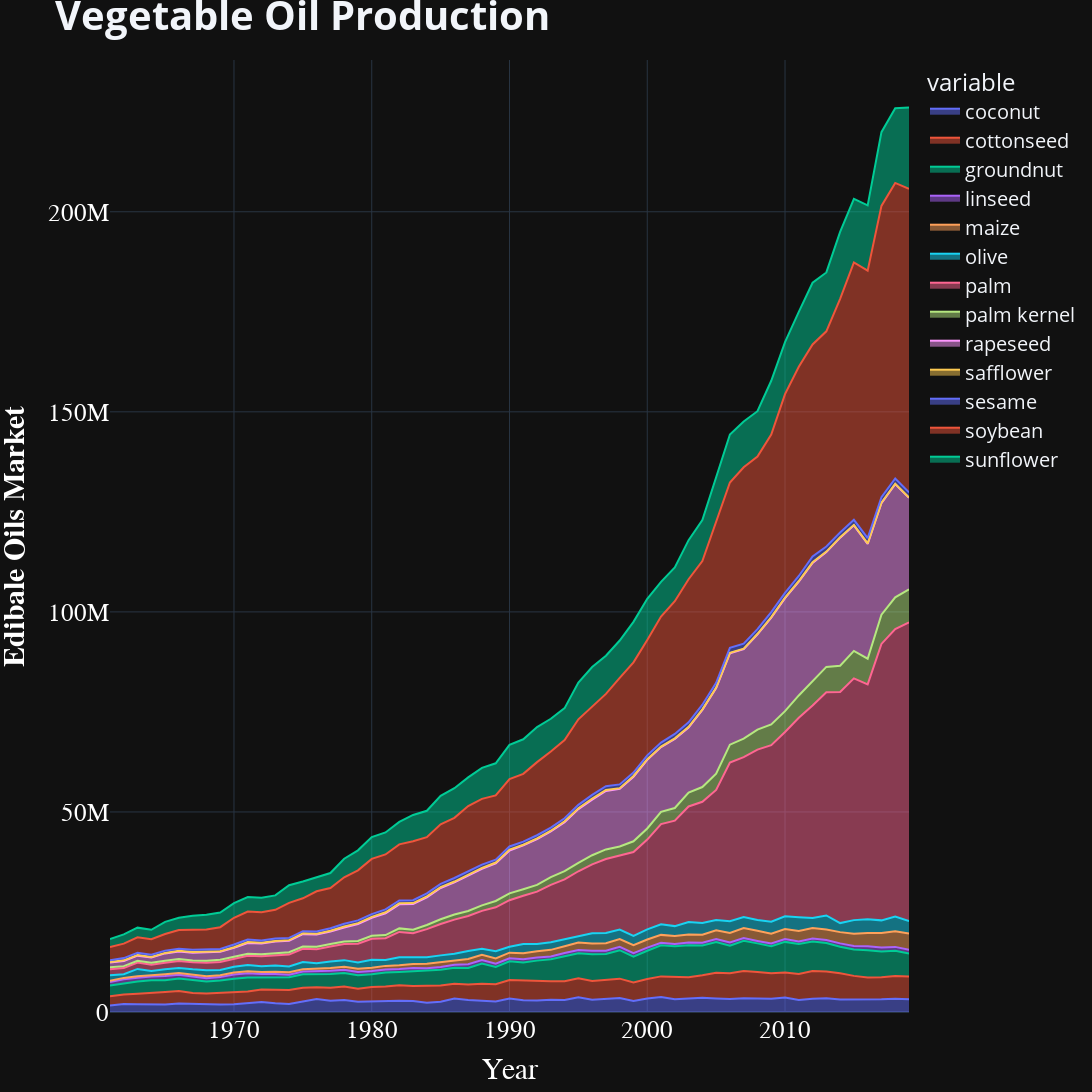

This figure's notebook cell:
### Code cell
veg_oil_prodn_fig = px.area(
    veg_oil_production,
    x='Year',
    y=veg_oil_production.columns[1:]
)
veg_oil_prodn_fig.update_traces(textfont_size=16, hovertemplate=None)
veg_oil_prodn_fig.update_layout(hovermode="x")
veg_oil_prodn_fig.update_layout(title_text="<b>Vegetable Oil Production<b>",title_font_size=40, legend_font_size=20, width=1400, height=1200)  # Add figure title
veg_oil_prodn_fig.update_xaxes(title_text="</b>Year</b>", title_font=dict(size=30, family='Verdana', color='white'), tickfont=dict(family='Calibri', color='white', size=25))  # format x-axis
veg_oil_prodn_fig.update_yaxes(title_text="<b>Edibale Oils Market</b>", title_font=dict(size=30, family='Verdana', color='white'), tickfont=dict(family='Calibri', color='white', size=25))  # Format y-axes
veg_oil_prodn_fig.show()
